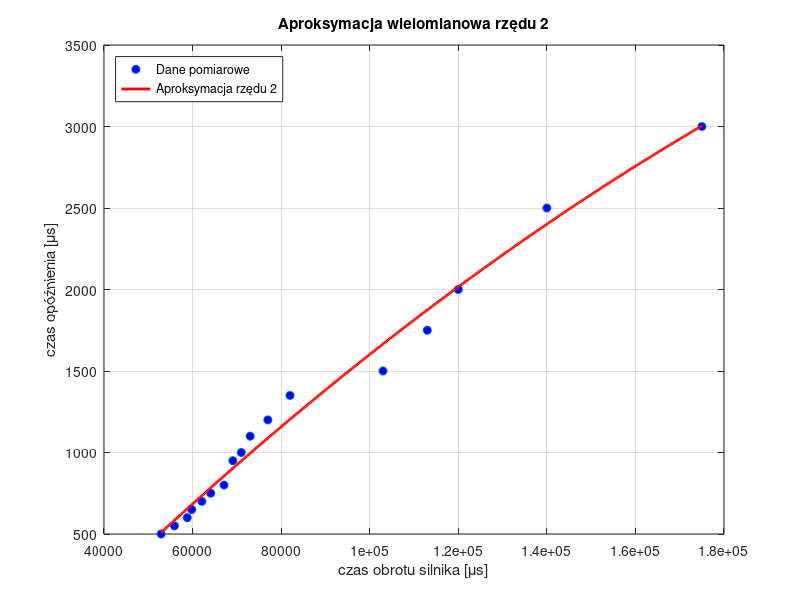

The MATLAB source for this figure:
y = [500 550 600 650 700 750 800 950 1000 1100 1200 1350 1500 1750 2000 2500 3000];
x = [52900 55900 58800 59800 62100 64100 67100 69100 71000 73000 77000 82000 103000 113000 120000 140000 175000];

n = 2;

p = polyfit(x, y, n);

x_fit = linspace(min(x), max(x), 500);
y_fit = polyval(p, x_fit);

figure;
plot(x, y, 'o', 'MarkerFaceColor', 'b', 'DisplayName', 'Dane pomiarowe'); hold on;
plot(x_fit, y_fit, 'r-', 'LineWidth', 2, 'DisplayName', sprintf('Aproksymacja rzędu %d', n));
grid on;
ylabel('czas opóźnienia [\mus]');
xlabel('czas obrotu silnika [\mus]');
title(sprintf('Aproksymacja wielomianowa rzędu %d', n));
legend('Location','northwest');

% x_fit = linspace(min(x), max(x), 500);
% y_fit = spline(x, y, x_fit);
% 
% plot(x, y, 'bo', x_fit, y_fit, 'r-', 'LineWidth', 2);
% legend('Dane', 'Spline');
